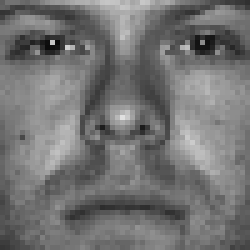
#> input picture Python/task2/yaleBfaces/subset0/person01_01.png, 50 x 50 px (shown 5 times larger); its folder holds only this picture in this run
$ jupyter execute --allow-errors Untitled.ipynb
#> lines starting #> are read from the running program, lines starting #| are printed output that depends on the picture; after the words box and inside, x2 and y2 are one past the last pixel; in counts of white or black regions, pixels touching at a corner belong together
[cell 1]
# coding = utf-8
# programming in Python 3.5
author = 'Sen WANG' 'Jianxiang Feng' 'Hang XU' 'Zhenglei Hu'

import numpy as np
from PIL import Image
import matplotlib.pyplot as plt
import os
import time


## this function will take all files in a directory to form the Matrix T and lable
def getSetandlabel(impath):
#> called with impath = 'yaleBfaces/subset0/'
	pathinput = os.listdir(impath)
	Tmatrix = np.array(np.zeros((50 * 50, 1)))
	count = 0
	Tlabel = []
	for infile in pathinput:
		count += 1
		tmppath = impath
		tmppath = tmppath + infile
		GImage = Image.open(tmppath).convert('L')
#> GImage is the input picture: PIL image 50x50 L; min 10, max 224, mean 115.6
		image = np.array(GImage)
		img = image.reshape(1, image.size)
		Tmatrix = np.concatenate((Tmatrix, img.T), axis=1)
#> Tmatrix = 2500 pairs, first value 0 to 0, second value 10 to 224
		Tlabel.append(int(infile[7]))
	Tlabel = np.array(Tlabel)
	tmp = Tmatrix[:, 1:]
#> tmp = 2500 values, max 224 at index 1174, min 10 at index 411, mean 115.6
	meanofT = np.mean(tmp, axis=1)
#> meanofT has the same summary as tmp
	T_meanremoved = tmp - np.tile(meanofT, (count, 1)).T
#> T_meanremoved = 2500 values from 0 to 0
#> `Train_set, Train_label = getSetandlabel(path0)`: Train_label = [1]
	return T_meanremoved, Tlabel


## get the SVD
def from_M_getU(M):
	U, s, V = np.linalg.svd(M, full_matrices=True)
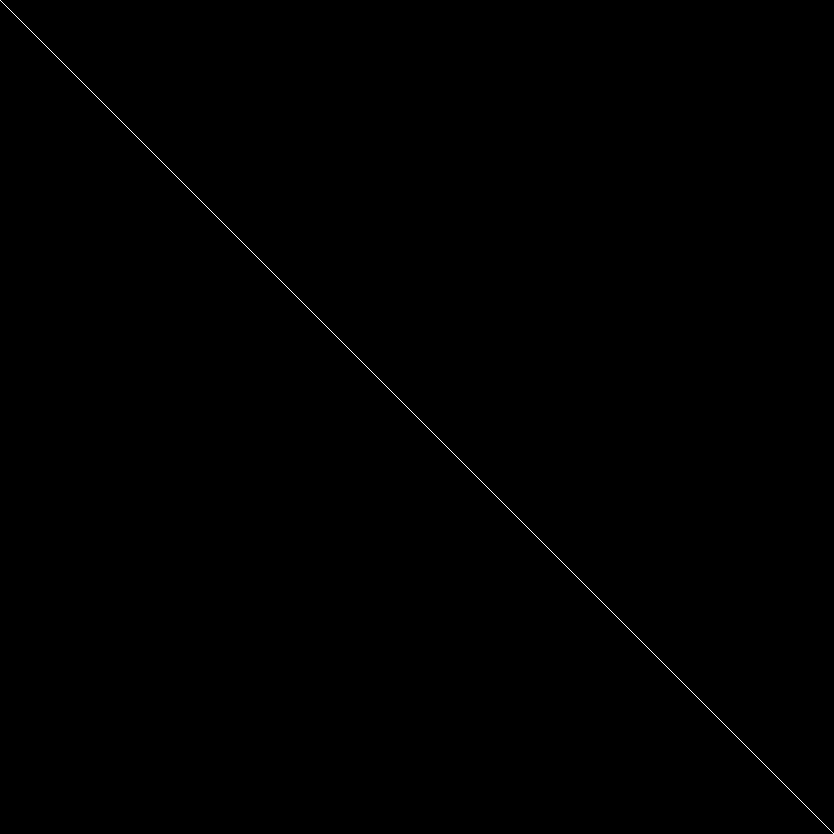
#> U: shape (2500, 2500) float64 (shown at 1/3 size); values 0 (black) and 1 (white), 0.04% white in thin lines or dots
#> s = [0]; V = [1]
	return U[:, 0:20]


## get the image from the first 3 PCs
## 2(1)
def fromSVtoImg(SV):
	plt.figure(1)
	plt.title('first 3 PCs')
	for i in range(0, 3):
		img = SV[:, i].reshape((50, 50))
		plt.subplot(1, 3, i+1)
		plt.imshow(img)
#> this loop made 3 passes
#> pass 1, in fromSVtoImg, `img = SV[:, i].reshape((50, 50))`:
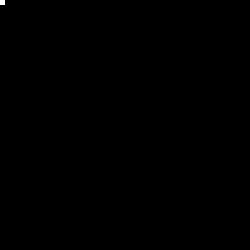
#> img: shape (50, 50) float64 (shown 5 times larger); values 0 (black) and 1 (white), 0.04% white in thin lines or dots, all inside (x1, y1, x2, y2) = (0, 0, 1, 1)
	return 0


## predict the error rate of one test set with the train set
## the last 3 inputs are u: loading matrix, l: the starting index of PCs,k: the end index of PCs
def prediction(Train_set, Train_label, S_set, S_label, u, l, k):
	Train_PCs =np.dot(u[:, l:k].T, Train_set)
	S_PCs = np.dot(u[:, l:k].T, S_set)
	Nsamples = len(S_PCs.T)

	# calculate the idstance between every test sample and train sample
	d1 = np.square(S_PCs).sum(axis=0)
	d2 = np.square(Train_PCs).sum(axis=0)
	D = np.dot(S_PCs.T, Train_PCs)
	D *= -2
	D += d1.reshape(-1, 1)
	D += d2
	D = np.sqrt(D)

	# find the index of maxdistance
	indk = np.argsort(D, axis=1)
	temple = Train_label[indk[:, 0:3]]
	predict = np.zeros(Nsamples)
	for i in range(Nsamples):
		counts = np.bincount(temple[i, :])
		imax = np.argmax(counts)
		predict[i] = imax

	error_rate = np.sum(predict != S_label)/len(predict)
	return error_rate


#> (the rest of this cell did not finish here and is left out)

	S_set2, S_label2 = getSetandlabel(path2)
	S_set3, S_label3 = getSetandlabel(path3)
	S_set4, S_label4 = getSetandlabel(path4)
	S_set = [S_set1, S_set2, S_set3, S_set4]
	S_label = [S_label1, S_label2, S_label3, S_label4]

	# 2(1)
	plt.figure(2)
	plt.title('error_rate for k from 1 to 20')
	plt.axis([0, 21, 0, 1])
	for i in range(4):
		error2 = []
		for k in range(0, 20):
			k_error = prediction(Train_set, Train_label, S_set[i], S_label[i], u, 0, k)
			error2.append(k_error)
		plt.plot(range(1, 21), error2, '*-', label='subset'+str(i+1))
	plt.legend()

	## 2(3)
	plt.figure(3)
	plt.title('error_rate for k from 4 to 20')
	plt.axis([0, 21, 0, 1])
	for i in range(4):
		error3 = []
		for k in range(3, 20):
			k_error = prediction(Train_set, Train_label, S_set[i], S_label[i], u, 3, k)
			error3.append(k_error)
		plt.plot(range(4, 21), error3, '*-', label='subset'+str(i+1))
	plt.legend()
	plt.show()

	finish = time.clock()
	timeintv = finish - start # excuting time
	print('runing time is: ' + str(timeintv))
	plt.show()
